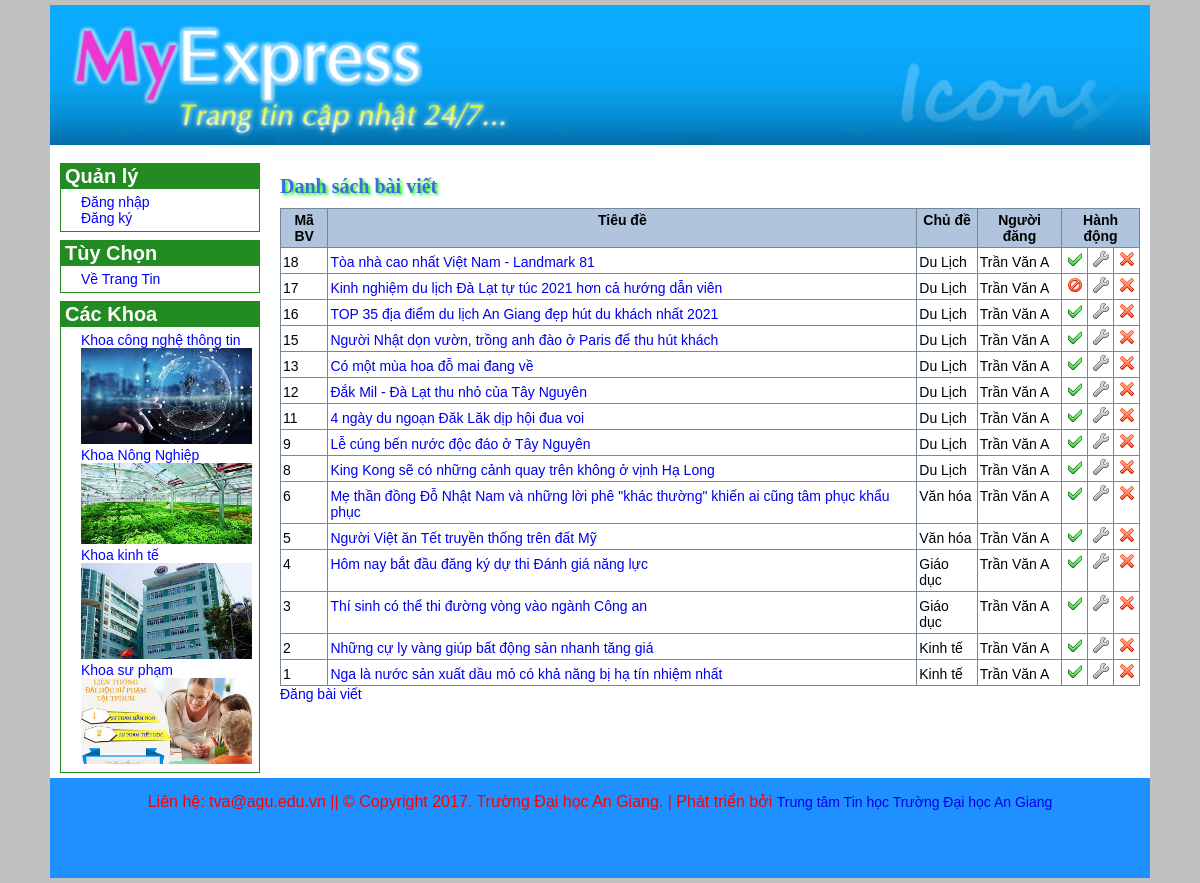
Page /Admin/index.php?do=baiviet on the committed database.
### tables this page shows
CREATE TABLE `tbl_noidungtin` (
  `MaBaiViet` int(10) NOT NULL,
  `MaChuDe` int(10) NOT NULL,
  `MaNguoiDung` int(10) NOT NULL,
  `TieuDe` varchar(255) NOT NULL,
  `TomTat` text NOT NULL,
  `NoiDung` text NOT NULL,
  `NgayDang` datetime NOT NULL,
  `HinhAnh` tinytext NOT NULL,
  `ChuThichAnh` tinytext NOT NULL,
  `LuotXem` int(10) NOT NULL,
  `KiemDuyet` tinyint(1) NOT NULL
);

CREATE TABLE `tbl_chude` (
  `MaChuDe` int(10) NOT NULL,
  `TenChuDe` varchar(100) NOT NULL
);

CREATE TABLE `tbl_nguoidung` (
  `MaNguoiDung` int(10) NOT NULL,
  `TenNguoiDung` varchar(50) NOT NULL,
  `TenDangNhap` varchar(50) NOT NULL,
  `MatKhau` varchar(100) NOT NULL,
  `QuyenHan` tinyint(1) NOT NULL,
  `Khoa` tinyint(1) NOT NULL
);

### Admin/baiviet.php (the view, shortened to what this page needs)
<?php
	$sql = "SELECT *
			FROM tbl_noidungtin A, tbl_chude B, tbl_nguoidung C
			WHERE A.MaChuDe = B.MaChuDe AND A.maNguoiDung = C.MaNguoiDung ORDER by `NgayDang` DESC";
	$danhsach = $connect->query($sql);
?>
<h3>Danh sách bài viết</h3>
<table class="DanhSach">
	<tr>
		<th>Mã BV</th>
		<th>Tiêu đề</th>
		<th>Chủ đề</th>
		<th>Người đăng</th>
		<th colspan="3">Hành động</th>
	</tr>
	<?php
		while ($dong = $danhsach->fetch_array(MYSQLI_ASSOC)) {
			echo "<tr>";
				echo "<td>" . $dong['MaBaiViet'] . "</td>";
				echo "<td><a href='index.php?do=baiviet_chitiet&id=" . $dong['MaBaiViet'] . "'>" . $dong['TieuDe'] . "</a></td>";
				echo "<td>" . $dong['TenChuDe'] . "</td>";
				echo "<td>" . $dong['TenNguoiDung'] . "</td>";
				echo "<td align='center'>";
					if($dong['KiemDuyet'] == 0)
						echo "<a href='index.php?do=baiviet_kiemduyet&k=1&id=" . $dong['MaBaiViet'] . "'><img src='images/ban.png' /></a>";
					else
						echo "<a href='index.php?do=baiviet_kiemduyet&k=0&id=" . $dong['MaBaiViet'] . "'><img src='images/active.png' /></a>";
				echo "</td>";
				echo "<td align='center'><a href='index.php?do=baiviet_sua&id=" . $dong['MaBaiViet'] . "'><img src='images/edit.png' /></a></td>";
				echo "<td align='center'><a href='index.php?do=baiviet_xoa&id=" . $dong['MaBaiViet'] . "' onclick='return confirm(\"Bạn có muốn xóa bài viết " . $dong['TieuDe'] . " không?\")'><img src='images/delete.png' /></a></td>";
			echo "</tr>";
		}
	?>
</table>
<a href="index.php?do=baiviet_them">Đăng bài viết</a>

### Admin/index.php (shortened to what this page needs)
<!DOCTYPE html>
<html>
	<head>
		<link rel="stylesheet" type="text/css" href="css/style.css" />
		<link rel="stylesheet" type="text/css" href="style.css" />
	</head>
	<body>
		<div id="TrangWeb">
			<div id="PhanDau">
			</div>
			<div id="PhanGiua">
				<div id="BenTrai">
					<?php
					if(!isset($_SESSION['MaND']))
					{
						echo '<h3>Quản lý</h3>';
							echo '<ul>';
								echo '<li><a href="index.php?do=dangnhap">Đăng nhập</a></li>';
								echo '<li><a href="index.php?do=dangky">Đăng ký</a></li>';
							echo '</ul>';
					}
					?>
					<h3>Tùy Chọn</h3>
					<ul>
						<li><a href="../TrangTin/index.php">Về Trang Tin</a></li>
					</ul>
					<h3>Các Khoa</h3>
					<ul>
						<li><a href=""><a class="menu" href="https://fit.agu.edu.vn/">Khoa công nghệ thông tin</a></a></li>
						<a href="https://fit.agu.edu.vn/" target ="_blank "><img src="images/khoa-hoc-va-cong-nghe.jpg" width="96%"/></a><br/>
						<li><a href=""><a class="menu" href="https://agri.agu.edu.vn/">Khoa Nông Nghiệp</a></a></li>
						<a href="https://agri.agu.edu.vn/" target ="_blank "><img src="images/tải xuống (1).jpg" width="96%"/></a><br/>
						<li><a href=""><a class="menu" href="https://feba.agu.edu.vn/">Khoa kinh tế </a></a></li>
						<a href="https://feba.agu.edu.vn/" target ="_blank "><img src="images/tải xuống (3).jpg" width="96%"/></a><br/>
						<li><a href=""><a class="menu" href="https://peda.agu.edu.vn/">Khoa sư phạm</a></a></li>
						<a href="https://peda.agu.edu.vn/" target ="_blank "><img src="images/images.jpg" width="96%"/></a><br/>
					</ul>
				</div>
				<div id="BenPhai">
					<?php
						$do = isset($_GET['do']) ? $_GET['do'] : "home";
						include $do . ".php";
					?>
				</div>
			</div>
			<div id="PhanCuoi">
				<div class="lienhe">Liên hệ: tva@agu.edu.vn || © Copyright 2017. Trường Đại học An Giang. | Phát triển bởi <a class="link" href="https://cict.agu.edu.vn/">Trung tâm Tin học Trường Đại học An Giang</a></div>
			</div>
		</div>
	</body>
</html>

### Admin/css/style.css (style rules this page uses)
* { box-sizing: border-box; font-size:14px; font-family: Verdana, Geneva, Tahoma, sans-serif; vertical-align: baseline; }
a { text-decoration: none; }
li,ul { list-style: none; padding: 0; }
body { margin: auto; background-color: silver; padding: 5px; font-family: Verdana, Geneva, Tahoma, sans-serif; font-size: 10pt; }
#TrangWeb { width: 1100px; margin: auto; background-color: white; }
#PhanDau { width: 1100px; height: 140px; background-image: url("../images/banner.jpg"); background-size: cover; color: yellow; font-size: 16px; font-weight:bold; text-align: right; margin-bottom: 10px; }
#PhanGiua { width: 1100px; }
#BenTrai { width: 200px; float: left; margin-left: 10px; }
#BenTrai h3 { font-size: 20px; padding: 2px 0 0 5px; margin-bottom: 0; margin-top: 8px; background-color: #228B22; color: #ffffff; }
#BenTrai ul { margin-left: 0; margin-top: 0; margin-bottom: 5px; padding-left: 20px; padding-top: 5px; padding-bottom: 5px; border: 1px solid #228B22; }
#BenTrai ul li a { text-decoration: none; color: #0000ff; }
#BenPhai { width: 860px; float: left; margin-left: 20px; margin-top: 10px; }
#BenPhai h3 { font-size: 20px; padding: 2px 0 10px 0; color: #4169E1; font-family: Tahoma; margin-top: 8px; margin-bottom: 0; text-shadow: 2px 2px 3px #00FF00; }
#PhanCuoi { width: 1100px; clear: both; height: 100px; background: #1e90ff; }
.lienhe { text-align:center; vertical-align: middle; color:red; font-size: 16px; padding-top: 15px; }
table.DanhSach { width: 100%; border-collapse: collapse; }
table.DanhSach th { border: 1px solid #778899; padding: 3px 2px 3px 2px; background: #b0c4de; }
table.DanhSach td { border: 1px solid #778899; padding: 3px 2px 3px 2px; }

### rows in the picture
tbl_noidungtin: MaBaiViet "18", TieuDe "Tòa nhà cao nhất Việt Nam - Landmark 81", MaChuDe.TenChuDe "Du Lịch", MaNguoiDung.TenNguoiDung "Trần Văn A", KiemDuyet 1 (drawn)
tbl_noidungtin: MaBaiViet "17", TieuDe "Kinh nghiệm du lịch Đà Lạt tự túc 2021 hơn cả hướng dẫn viên", MaChuDe.TenChuDe "Du Lịch", MaNguoiDung.TenNguoiDung "Trần Văn A", KiemDuyet 0 (drawn)
tbl_noidungtin: MaBaiViet "16", TieuDe "TOP 35 địa điểm du lịch An Giang đẹp hút du khách nhất 2021", MaChuDe.TenChuDe "Du Lịch", MaNguoiDung.TenNguoiDung "Trần Văn A", KiemDuyet 1 (drawn)
tbl_noidungtin: MaBaiViet "15", TieuDe "Người Nhật dọn vườn, trồng anh đào ở Paris để thu hút khách", MaChuDe.TenChuDe "Du Lịch", MaNguoiDung.TenNguoiDung "Trần Văn A", KiemDuyet 1 (drawn)
tbl_noidungtin: MaBaiViet "13", TieuDe "Có một mùa hoa đỗ mai đang về", MaChuDe.TenChuDe "Du Lịch", MaNguoiDung.TenNguoiDung "Trần Văn A", KiemDuyet 1 (drawn)
tbl_noidungtin: MaBaiViet "12", TieuDe "Đắk Mil - Đà Lạt thu nhỏ của Tây Nguyên", MaChuDe.TenChuDe "Du Lịch", MaNguoiDung.TenNguoiDung "Trần Văn A", KiemDuyet 1 (drawn)
tbl_noidungtin: MaBaiViet "11", TieuDe "4 ngày du ngoạn Đăk Lăk dịp hội đua voi", MaChuDe.TenChuDe "Du Lịch", MaNguoiDung.TenNguoiDung "Trần Văn A", KiemDuyet 1 (drawn)
tbl_noidungtin: MaBaiViet "9", TieuDe "Lễ cúng bến nước độc đáo ở Tây Nguyên", MaChuDe.TenChuDe "Du Lịch", MaNguoiDung.TenNguoiDung "Trần Văn A", KiemDuyet 1 (drawn)
tbl_noidungtin: MaBaiViet "8", TieuDe "King Kong sẽ có những cảnh quay trên không ở vịnh Hạ Long", MaChuDe.TenChuDe "Du Lịch", MaNguoiDung.TenNguoiDung "Trần Văn A", KiemDuyet 1 (drawn)
tbl_noidungtin: MaBaiViet "6", TieuDe "Mẹ thần đồng Đỗ Nhật Nam và những lời phê \"khác thường\" khiến ai cũng tâm phục khẩu phục", MaChuDe.TenChuDe "Văn hóa", MaNguoiDung.TenNguoiDung "Trần Văn A", KiemDuyet 1 (drawn)
tbl_noidungtin: MaBaiViet "5", TieuDe "Người Việt ăn Tết truyền thống trên đất Mỹ", MaChuDe.TenChuDe "Văn hóa", MaNguoiDung.TenNguoiDung "Trần Văn A", KiemDuyet 1 (drawn)
tbl_noidungtin: MaBaiViet "4", TieuDe "Hôm nay bắt đầu đăng ký dự thi Đánh giá năng lực", MaChuDe.TenChuDe "Giáo dục", MaNguoiDung.TenNguoiDung "Trần Văn A", KiemDuyet 1 (drawn)
tbl_noidungtin: MaBaiViet "3", TieuDe "Thí sinh có thể thi đường vòng vào ngành Công an", MaChuDe.TenChuDe "Giáo dục", MaNguoiDung.TenNguoiDung "Trần Văn A", KiemDuyet 1 (drawn)
tbl_noidungtin: MaBaiViet "2", TieuDe "Những cự ly vàng giúp bất động sản nhanh tăng giá", MaChuDe.TenChuDe "Kinh tế", MaNguoiDung.TenNguoiDung "Trần Văn A", KiemDuyet 1 (drawn)
tbl_noidungtin: MaBaiViet "1", TieuDe "Nga là nước sản xuất dầu mỏ có khả năng bị hạ tín nhiệm nhất", MaChuDe.TenChuDe "Kinh tế", MaNguoiDung.TenNguoiDung "Trần Văn A", KiemDuyet 1 (drawn)
